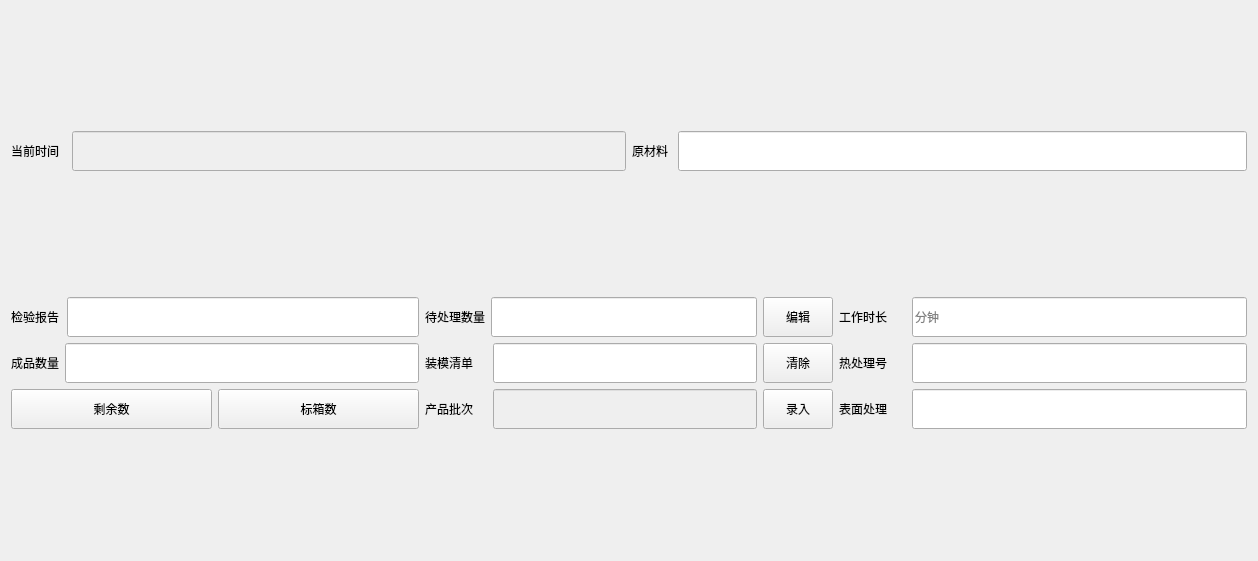
<?xml version="1.0" encoding="UTF-8"?>
<ui version="4.0">
 <class>finish_work</class>
 <widget class="QWidget" name="finish_work">
  <property name="geometry">
   <rect>
    <x>0</x>
    <y>0</y>
    <width>1258</width>
    <height>561</height>
   </rect>
  </property>
  <property name="windowTitle">
   <string>Form</string>
  </property>
  <layout class="QVBoxLayout" name="verticalLayout_5" stretch="1,2">
   <item>
    <layout class="QHBoxLayout" name="horizontalLayout_5">
     <item>
      <layout class="QHBoxLayout" name="horizontalLayout_3" stretch="1,10">
       <item>
        <widget class="QLabel" name="label_5">
         <property name="text">
          <string>当前时间</string>
         </property>
        </widget>
       </item>
       <item>
        <widget class="MyLEdit" name="lineEdit_5">
         <property name="enabled">
          <bool>false</bool>
         </property>
         <property name="minimumSize">
          <size>
           <width>0</width>
           <height>40</height>
          </size>
         </property>
         <property name="maximumSize">
          <size>
           <width>16777215</width>
           <height>16777215</height>
          </size>
         </property>
        </widget>
       </item>
      </layout>
     </item>
     <item>
      <layout class="QHBoxLayout" name="horizontalLayout_7">
       <item>
        <widget class="QLabel" name="label">
         <property name="text">
          <string>原材料 </string>
         </property>
        </widget>
       </item>
       <item>
        <widget class="MyLEdit" name="lineEdit">
         <property name="minimumSize">
          <size>
           <width>0</width>
           <height>40</height>
          </size>
         </property>
        </widget>
       </item>
      </layout>
     </item>
    </layout>
   </item>
   <item>
    <layout class="QHBoxLayout" name="horizontalLayout_8">
     <item>
      <layout class="QVBoxLayout" name="verticalLayout_2">
       <item>
        <layout class="QHBoxLayout" name="horizontalLayout_6" stretch="1,7">
         <item>
          <widget class="QLabel" name="label_6">
           <property name="text">
            <string>检验报告</string>
           </property>
          </widget>
         </item>
         <item>
          <widget class="MyLEdit" name="lineEdit_4">
           <property name="enabled">
            <bool>true</bool>
           </property>
           <property name="minimumSize">
            <size>
             <width>0</width>
             <height>40</height>
            </size>
           </property>
          </widget>
         </item>
        </layout>
       </item>
       <item>
        <layout class="QVBoxLayout" name="verticalLayout">
         <item>
          <layout class="QHBoxLayout" name="horizontalLayout_4">
           <item>
            <widget class="QLabel" name="label_7">
             <property name="text">
              <string>成品数量</string>
             </property>
            </widget>
           </item>
           <item>
            <widget class="MyLEdit" name="lineEdit_6">
             <property name="minimumSize">
              <size>
               <width>0</width>
               <height>40</height>
              </size>
             </property>
            </widget>
           </item>
          </layout>
         </item>
         <item>
          <layout class="QHBoxLayout" name="horizontalLayout">
           <item>
            <widget class="QPushButton" name="pushButton">
             <property name="minimumSize">
              <size>
               <width>0</width>
               <height>40</height>
              </size>
             </property>
             <property name="text">
              <string>剩余数</string>
             </property>
            </widget>
           </item>
           <item>
            <widget class="QPushButton" name="pushButton_2">
             <property name="minimumSize">
              <size>
               <width>0</width>
               <height>40</height>
              </size>
             </property>
             <property name="text">
              <string>标箱数</string>
             </property>
            </widget>
           </item>
          </layout>
         </item>
        </layout>
       </item>
      </layout>
     </item>
     <item>
      <layout class="QVBoxLayout" name="verticalLayout_4">
       <item>
        <layout class="QHBoxLayout" name="horizontalLayout_9" stretch="1,5,1">
         <item>
          <widget class="QLabel" name="label_8">
           <property name="text">
            <string>待处理数量</string>
           </property>
          </widget>
         </item>
         <item>
          <widget class="MyLEdit" name="lineEdit_7">
           <property name="enabled">
            <bool>true</bool>
           </property>
           <property name="minimumSize">
            <size>
             <width>0</width>
             <height>40</height>
            </size>
           </property>
          </widget>
         </item>
         <item>
          <widget class="QPushButton" name="pushButton_3">
           <property name="minimumSize">
            <size>
             <width>70</width>
             <height>40</height>
            </size>
           </property>
           <property name="text">
            <string>编辑</string>
           </property>
          </widget>
         </item>
        </layout>
       </item>
       <item>
        <layout class="QHBoxLayout" name="horizontalLayout_10" stretch="1,5,1">
         <item>
          <widget class="QLabel" name="label_10">
           <property name="text">
            <string>装模清单    </string>
           </property>
          </widget>
         </item>
         <item>
          <widget class="MyLEdit" name="lineEdit_9">
           <property name="enabled">
            <bool>true</bool>
           </property>
           <property name="minimumSize">
            <size>
             <width>0</width>
             <height>40</height>
            </size>
           </property>
          </widget>
         </item>
         <item>
          <widget class="QPushButton" name="pushButton_4">
           <property name="minimumSize">
            <size>
             <width>70</width>
             <height>40</height>
            </size>
           </property>
           <property name="text">
            <string>清除</string>
           </property>
          </widget>
         </item>
        </layout>
       </item>
       <item>
        <layout class="QHBoxLayout" name="horizontalLayout_2" stretch="1,5,1">
         <item>
          <widget class="QLabel" name="label_9">
           <property name="text">
            <string>产品批次    </string>
           </property>
          </widget>
         </item>
         <item>
          <widget class="MyLEdit" name="lineEdit_8">
           <property name="enabled">
            <bool>false</bool>
           </property>
           <property name="minimumSize">
            <size>
             <width>0</width>
             <height>40</height>
            </size>
           </property>
          </widget>
         </item>
         <item>
          <widget class="QPushButton" name="pushButton_5">
           <property name="minimumSize">
            <size>
             <width>70</width>
             <height>40</height>
            </size>
           </property>
           <property name="text">
            <string>录入</string>
           </property>
          </widget>
         </item>
        </layout>
       </item>
      </layout>
     </item>
     <item>
      <layout class="QVBoxLayout" name="verticalLayout_3">
       <item>
        <layout class="QHBoxLayout" name="horizontalLayout_12" stretch="1,5">
         <item>
          <widget class="QLabel" name="label_11">
           <property name="text">
            <string>工作时长</string>
           </property>
          </widget>
         </item>
         <item>
          <widget class="MyLEdit" name="lineEdit_10">
           <property name="minimumSize">
            <size>
             <width>0</width>
             <height>40</height>
            </size>
           </property>
           <property name="placeholderText">
            <string>分钟</string>
           </property>
          </widget>
         </item>
        </layout>
       </item>
       <item>
        <layout class="QHBoxLayout" name="horizontalLayout_13" stretch="1,5">
         <item>
          <widget class="QLabel" name="label_12">
           <property name="text">
            <string>热处理号</string>
           </property>
          </widget>
         </item>
         <item>
          <widget class="MyLEdit" name="lineEdit_11">
           <property name="minimumSize">
            <size>
             <width>0</width>
             <height>40</height>
            </size>
           </property>
          </widget>
         </item>
        </layout>
       </item>
       <item>
        <layout class="QHBoxLayout" name="horizontalLayout_14" stretch="1,5">
         <item>
          <widget class="QLabel" name="label_14">
           <property name="text">
            <string>表面处理</string>
           </property>
          </widget>
         </item>
         <item>
          <widget class="MyLEdit" name="lineEdit_13">
           <property name="minimumSize">
            <size>
             <width>0</width>
             <height>40</height>
            </size>
           </property>
          </widget>
         </item>
        </layout>
       </item>
      </layout>
     </item>
    </layout>
   </item>
  </layout>
 </widget>
 <customwidgets>
  <customwidget>
   <class>MyLEdit</class>
   <extends>QLineEdit</extends>
   <header>myledit.h</header>
  </customwidget>
 </customwidgets>
 <resources/>
 <connections/>
</ui>
